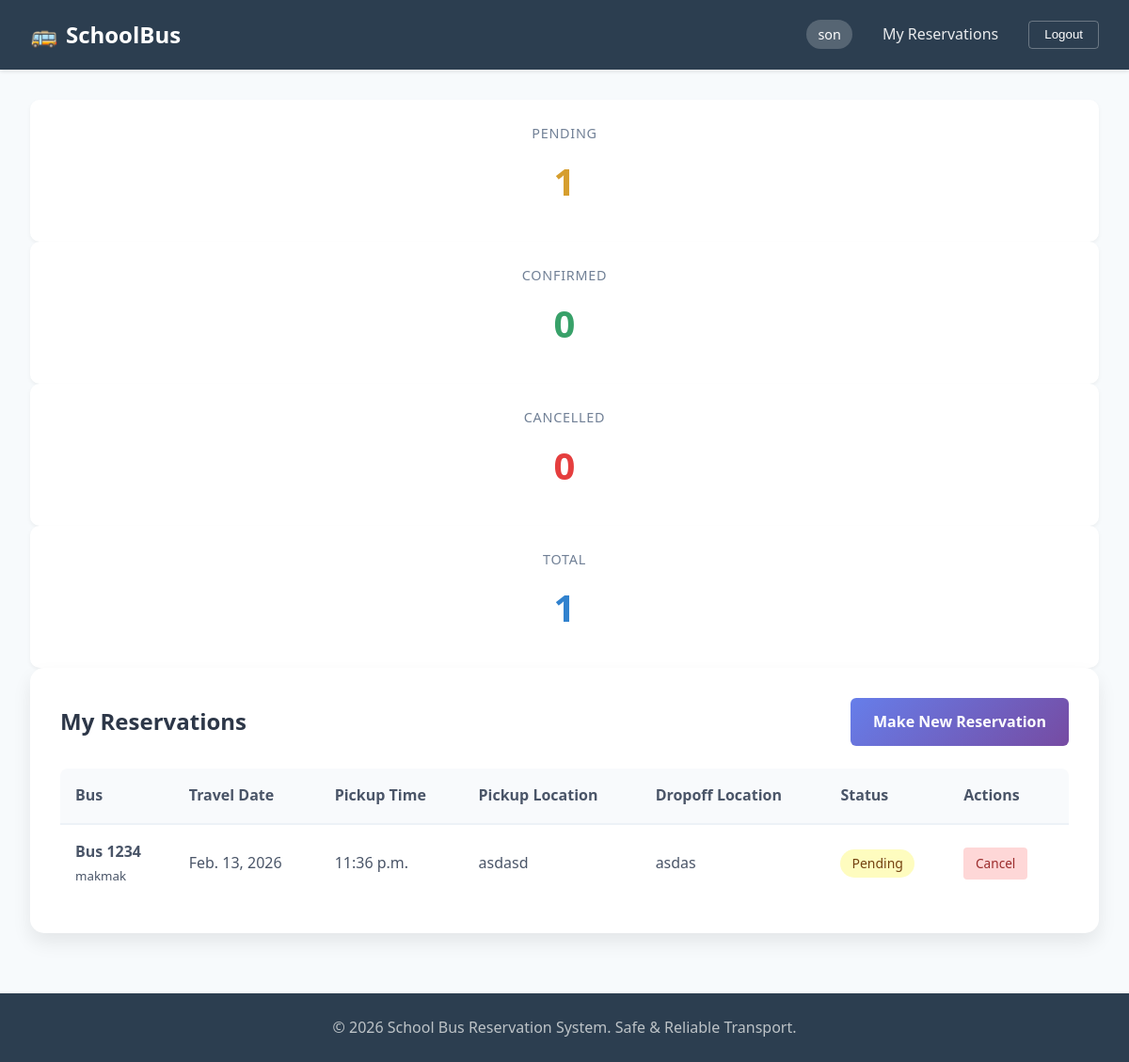
/my-reservations/ (signed in), run on the app's committed database.
### reservations/models.py (models this page shows, shortened)
class Reservation(models.Model):
    STATUS_CHOICES = (
        ('pending', 'Pending'),
        ('confirmed', 'Confirmed'),
        ('cancelled', 'Cancelled'),
        ('completed', 'Completed'),
    )
    user = models.ForeignKey(User, on_delete=models.CASCADE)
    bus = models.ForeignKey(Bus, on_delete=models.CASCADE)
    reservation_date = models.DateField()
    pickup_time = models.TimeField()
    pickup_location = models.CharField(max_length=200)
    dropoff_location = models.CharField(max_length=200)
    status = models.CharField(max_length=10, choices=STATUS_CHOICES, default='pending')
    created_at = models.DateTimeField(auto_now_add=True)
    updated_at = models.DateTimeField(auto_now=True)

class Bus(models.Model):
    bus_number = models.CharField(max_length=10, unique=True)
    capacity = models.IntegerField()
    driver = models.CharField(max_length=100)
    current_location = models.CharField(max_length=200)

### reservations/views.py (the view)
# urls.py: path('my-reservations/', views.my_reservations, name='my_reservations'),
@login_required
def my_reservations(request):
    reservations = Reservation.objects.filter(user=request.user).order_by('-created_at')
    pending_count = reservations.filter(status='pending').count()
    confirmed_count = reservations.filter(status='confirmed').count()
    cancelled_count = reservations.filter(status='cancelled').count()
    context = {
        'reservations': reservations,
        'pending_count': pending_count,
        'confirmed_count': confirmed_count,
        'cancelled_count': cancelled_count,
        'total_count': reservations.count(),
    }
    return render(request, 'my_reservation.html', context)

### reservations/templates/my_reservation.html (shortened to what this page needs)
{% extends 'base.html' %}
{% block content %}
<div class="stats-grid">
    <div class="stat-card">
        <div class="stat-label">Pending</div>
        <div class="stat-number" style="color: #d69e2e;">{{ pending_count }}</div>
    </div>
    <div class="stat-card">
        <div class="stat-label">Confirmed</div>
        <div class="stat-number" style="color: #38a169;">{{ confirmed_count }}</div>
    </div>
    <div class="stat-card">
        <div class="stat-label">Cancelled</div>
        <div class="stat-number" style="color: #e53e3e;">{{ cancelled_count }}</div>
    </div>
    <div class="stat-card">
        <div class="stat-label">Total</div>
        <div class="stat-number" style="color: #3182ce;">{{ total_count }}</div>
    </div>
</div>
<div class="card">
    <div style="display: flex; justify-content: space-between; align-items: center; margin-bottom: 1.5rem;">
        <h2 style="font-size: 1.5rem; color: #2d3748;">My Reservations</h2>
        <a href="{% url 'make_reservation' %}" class="btn btn-primary">Make New Reservation</a>
    </div>
    {% if reservations %}
        <div class="table-container">
            <table>
                <thead>
                    <tr>
                        <th>Bus</th>
                        <th>Travel Date</th>
                        <th>Pickup Time</th>
                        <th>Pickup Location</th>
                        <th>Dropoff Location</th>
                        <th>Status</th>
                        <th>Actions</th>
                    </tr>
                </thead>
                <tbody>
                    {% for res in reservations %}
                    <tr>
                        <td data-label="Bus">
                            <strong>Bus {{ res.bus.bus_number }}</strong><br>
                            <small>{{ res.bus.driver }}</small>
                        </td>
                        <td data-label="Travel Date">{{ res.reservation_date }}</td>
                        <td data-label="Pickup Time">{{ res.pickup_time }}</td>
                        <td data-label="Pickup">{{ res.pickup_location }}</td>
                        <td data-label="Dropoff">{{ res.dropoff_location }}</td>
                        <td data-label="Status">
                            <span class="status status-{{ res.status }}">
                                {{ res.get_status_display }}
                            </span>
                        </td>
                        <td data-label="Actions">
                            {% if res.status == 'pending' %}
                                <a href="{% url 'cancel_reservation' res.id %}"
                                   class="action-btn btn-cancel"
                                   onclick="return confirm('Are you sure you want to cancel this reservation?');">
                                   Cancel
                                </a>
                            {% else %}
                                <span style="color: #a0aec0; font-size: 0.9rem;">No actions</span>
                            {% endif %}
                        </td>
                    </tr>
                    {% endfor %}
                </tbody>
            </table>
        </div>
    {% endif %}
</div>
{% endblock %}

### reservations/templates/base.html (shortened to what this page needs)
<!DOCTYPE html>
<html lang="en">
<head>
</head>
<body>
    <nav class="navbar">
        <a href="/" class="nav-brand">
            <span>🚌</span> SchoolBus
        </a>
        <div class="nav-links">
            {% if user.is_authenticated %}
                <span class="user-badge">{{ user.username }}</span>
                <a href="{% url 'my_reservations' %}">My Reservations</a>
                <form method="post" action="{% url 'logout' %}" style="display: inline;">
                    <button type="submit" class="btn-logout">Logout</button>
                </form>
            {% else %}
                <a href="{% url 'login' %}">Login</a>
                <a href="{% url 'register' %}">Register</a>
            {% endif %}
        </div>
    </nav>
    <div class="main-content">
        {% block content %}{% endblock %}
    </div>
    <footer class="footer">
        <p>&copy; {% now "Y" %} School Bus Reservation System. Safe & Reliable Transport.</p>
    </footer>
</body>
</html>

### data on the page
Reservation: bus.bus_number "1234", bus.driver "makmak", reservation_date "Feb. 13, 2026", pickup_time "11:36 p.m.", pickup_location "asdasd", dropoff_location "asdas", status "Pending", shows "Cancel"

### other printed values
{{ user.username }} "son"
{{ pending_count }} "1"
{{ confirmed_count }} "0"
{{ cancelled_count }} "0"
{{ total_count }} "1"
